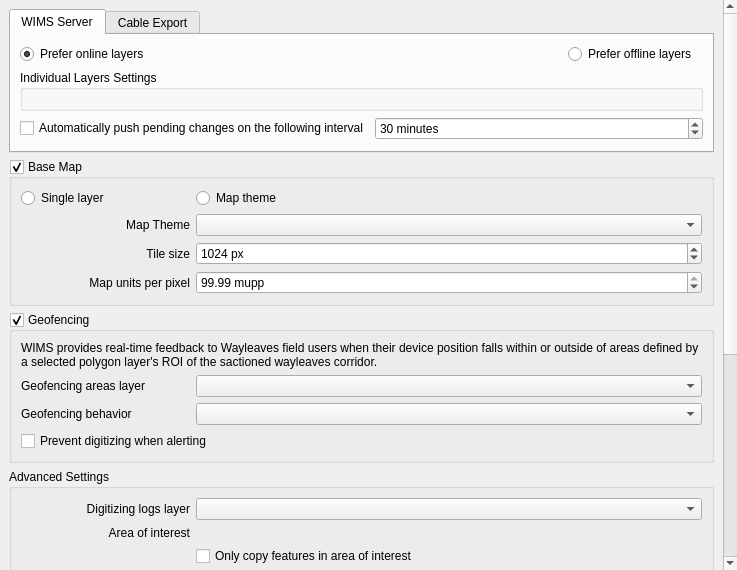
<?xml version="1.0" encoding="UTF-8"?>
<ui version="4.0">
 <class>WIMS</class>
 <widget class="QWidget" name="WIMS">
  <property name="geometry">
   <rect>
    <x>0</x>
    <y>0</y>
    <width>737</width>
    <height>570</height>
   </rect>
  </property>
  <property name="sizePolicy">
   <sizepolicy hsizetype="Preferred" vsizetype="Minimum">
    <horstretch>0</horstretch>
    <verstretch>0</verstretch>
   </sizepolicy>
  </property>
  <property name="windowTitle">
   <string>Configure Project for WIMS Synchronisation</string>
  </property>
  <layout class="QVBoxLayout" name="verticalLayout">
   <property name="leftMargin">
    <number>0</number>
   </property>
   <property name="topMargin">
    <number>0</number>
   </property>
   <property name="rightMargin">
    <number>0</number>
   </property>
   <property name="bottomMargin">
    <number>0</number>
   </property>
   <item>
    <widget class="QScrollArea" name="scrollArea">
     <property name="frameShape">
      <enum>QFrame::NoFrame</enum>
     </property>
     <property name="widgetResizable">
      <bool>true</bool>
     </property>
     <widget class="QWidget" name="scrollAreaWidgetContents">
      <property name="geometry">
       <rect>
        <x>0</x>
        <y>0</y>
        <width>723</width>
        <height>960</height>
       </rect>
      </property>
      <layout class="QVBoxLayout" name="verticalLayout">
       <item>
        <widget class="QTabWidget" name="exportTypeTabs">
         <property name="sizePolicy">
          <sizepolicy hsizetype="Expanding" vsizetype="Minimum">
           <horstretch>0</horstretch>
           <verstretch>0</verstretch>
          </sizepolicy>
         </property>
         <property name="currentIndex">
          <number>0</number>
         </property>
         <widget class="QWidget" name="cloudExportTab">
          <property name="sizePolicy">
           <sizepolicy hsizetype="Preferred" vsizetype="Maximum">
            <horstretch>0</horstretch>
            <verstretch>0</verstretch>
           </sizepolicy>
          </property>
          <attribute name="title">
           <string>WIMS Server</string>
          </attribute>
          <layout class="QGridLayout" name="gridLayout_2" columnstretch="1,0,0">
           <item row="0" column="0">
            <widget class="QRadioButton" name="preferOnlineLayersRadioButton">
             <property name="text">
              <string>Prefer online layers</string>
             </property>
             <property name="checked">
              <bool>true</bool>
             </property>
            </widget>
           </item>
           <item row="3" column="0" colspan="3">
            <widget class="QgsCollapsibleGroupBox" name="cloudAdvancedSettings">
             <property name="title">
              <string>Individual Layers Settings</string>
             </property>
             <property name="collapsed">
              <bool>true</bool>
             </property>
             <property name="saveCheckedState">
              <bool>true</bool>
             </property>
             <layout class="QVBoxLayout" name="verticalLayout_4"/>
            </widget>
           </item>
           <item row="0" column="1">
            <widget class="QRadioButton" name="preferOfflineLayersRadioButton">
             <property name="text">
              <string>Prefer offline layers</string>
             </property>
            </widget>
           </item>
           <item row="4" column="0" colspan="3">
            <layout class="QHBoxLayout" name="horizontalLayout">
             <item>
              <widget class="QCheckBox" name="forceAutoPush">
               <property name="sizePolicy">
                <sizepolicy hsizetype="Fixed" vsizetype="Fixed">
                 <horstretch>0</horstretch>
                 <verstretch>0</verstretch>
                </sizepolicy>
               </property>
               <property name="text">
                <string>Automatically push pending changes on the following interval</string>
               </property>
              </widget>
             </item>
             <item>
              <widget class="QgsSpinBox" name="forceAutoPushInterval">
               <property name="sizePolicy">
                <sizepolicy hsizetype="Expanding" vsizetype="Fixed">
                 <horstretch>1</horstretch>
                 <verstretch>0</verstretch>
                </sizepolicy>
               </property>
               <property name="suffix">
                <string> minutes</string>
               </property>
               <property name="minimum">
                <number>1</number>
               </property>
               <property name="maximum">
                <number>2880</number>
               </property>
               <property name="value">
                <number>30</number>
               </property>
               <property name="showClearButton">
                <bool>true</bool>
               </property>
               <property name="clearValue">
                <bool>true</bool>
               </property>
              </widget>
             </item>
            </layout>
           </item>
           <item row="5" column="0" colspan="3">
            <spacer name="verticalSpacer_2">
             <property name="orientation">
              <enum>Qt::Vertical</enum>
             </property>
             <property name="sizeType">
              <enum>QSizePolicy::MinimumExpanding</enum>
             </property>
             <property name="sizeHint" stdset="0">
              <size>
               <width>20</width>
               <height>0</height>
              </size>
             </property>
            </spacer>
           </item>
          </layout>
         </widget>
         <widget class="QWidget" name="cableExportTab">
          <attribute name="title">
           <string>Cable Export</string>
          </attribute>
          <layout class="QGridLayout" name="gridLayout_6"/>
         </widget>
        </widget>
       </item>
       <item>
        <widget class="QgsCollapsibleGroupBox" name="createBaseMapGroupBox">
         <property name="title">
          <string>Base Map</string>
         </property>
         <property name="checkable">
          <bool>true</bool>
         </property>
         <property name="saveCheckedState">
          <bool>true</bool>
         </property>
         <layout class="QGridLayout" name="gridLayout" columnstretch="1,3">
          <item row="3" column="0">
           <widget class="QLabel" name="mapUnitsPerPixelLabel">
            <property name="text">
             <string>Map units per pixel</string>
            </property>
            <property name="alignment">
             <set>Qt::AlignRight|Qt::AlignTrailing|Qt::AlignVCenter</set>
            </property>
           </widget>
          </item>
          <item row="0" column="0">
           <widget class="QRadioButton" name="singleLayerRadioButton">
            <property name="text">
             <string>Single layer</string>
            </property>
            <attribute name="buttonGroup">
             <string notr="true">buttonGroup</string>
            </attribute>
           </widget>
          </item>
          <item row="1" column="0" colspan="2">
           <widget class="QStackedWidget" name="baseMapTypeStack">
            <property name="sizePolicy">
             <sizepolicy hsizetype="Preferred" vsizetype="Fixed">
              <horstretch>0</horstretch>
              <verstretch>0</verstretch>
             </sizepolicy>
            </property>
            <property name="inputMethodHints">
             <set>Qt::ImhDialableCharactersOnly</set>
            </property>
            <widget class="QWidget" name="mapThemePage">
             <property name="sizePolicy">
              <sizepolicy hsizetype="Expanding" vsizetype="Fixed">
               <horstretch>0</horstretch>
               <verstretch>0</verstretch>
              </sizepolicy>
             </property>
             <layout class="QGridLayout" name="gridLayout_4" columnstretch="1,3">
              <property name="leftMargin">
               <number>0</number>
              </property>
              <property name="topMargin">
               <number>0</number>
              </property>
              <property name="rightMargin">
               <number>0</number>
              </property>
              <property name="bottomMargin">
               <number>0</number>
              </property>
              <item row="0" column="0">
               <widget class="QLabel" name="label">
                <property name="text">
                 <string>Map Theme</string>
                </property>
                <property name="alignment">
                 <set>Qt::AlignRight|Qt::AlignTrailing|Qt::AlignVCenter</set>
                </property>
               </widget>
              </item>
              <item row="0" column="1">
               <widget class="QComboBox" name="mapThemeComboBox"/>
              </item>
             </layout>
            </widget>
            <widget class="QWidget" name="singleLayerPage">
             <property name="sizePolicy">
              <sizepolicy hsizetype="Expanding" vsizetype="Fixed">
               <horstretch>0</horstretch>
               <verstretch>0</verstretch>
              </sizepolicy>
             </property>
             <layout class="QGridLayout" name="gridLayout_5" columnstretch="1,3">
              <property name="leftMargin">
               <number>0</number>
              </property>
              <property name="topMargin">
               <number>0</number>
              </property>
              <property name="rightMargin">
               <number>0</number>
              </property>
              <property name="bottomMargin">
               <number>0</number>
              </property>
              <item row="0" column="0">
               <widget class="QLabel" name="label_2">
                <property name="text">
                 <string>Layer</string>
                </property>
                <property name="alignment">
                 <set>Qt::AlignRight|Qt::AlignTrailing|Qt::AlignVCenter</set>
                </property>
               </widget>
              </item>
              <item row="0" column="1">
               <widget class="QgsMapLayerComboBox" name="layerComboBox"/>
              </item>
             </layout>
            </widget>
           </widget>
          </item>
          <item row="2" column="1">
           <widget class="QgsSpinBox" name="tileSize">
            <property name="sizePolicy">
             <sizepolicy hsizetype="Expanding" vsizetype="Fixed">
              <horstretch>0</horstretch>
              <verstretch>0</verstretch>
             </sizepolicy>
            </property>
            <property name="toolTip">
             <string>Rendering will happen in tiles. This number determines the width and height (in pixels) that will be rendered per tile.</string>
            </property>
            <property name="suffix">
             <string> px</string>
            </property>
            <property name="minimum">
             <number>1</number>
            </property>
            <property name="maximum">
             <number>10240</number>
            </property>
            <property name="value">
             <number>1024</number>
            </property>
           </widget>
          </item>
          <item row="3" column="1">
           <widget class="QgsDoubleSpinBox" name="mapUnitsPerPixel">
            <property name="sizePolicy">
             <sizepolicy hsizetype="Expanding" vsizetype="Fixed">
              <horstretch>0</horstretch>
              <verstretch>0</verstretch>
             </sizepolicy>
            </property>
            <property name="toolTip">
             <string>This determines the spatial resolution of the resulting map image. It depends on the CRS of the map canvas. For map units in [m], a value of 1 means each pixel covers an area of 1x1 m, a value of 1000 means 1 pixel per square kilometer.</string>
            </property>
            <property name="suffix">
             <string> mupp</string>
            </property>
            <property name="value">
             <double>99.989999999999995</double>
            </property>
           </widget>
          </item>
          <item row="0" column="1">
           <widget class="QRadioButton" name="mapThemeRadioButton">
            <property name="text">
             <string>Map theme</string>
            </property>
            <attribute name="buttonGroup">
             <string notr="true">buttonGroup</string>
            </attribute>
           </widget>
          </item>
          <item row="2" column="0">
           <widget class="QLabel" name="tileSizeLabel">
            <property name="text">
             <string>Tile size</string>
            </property>
            <property name="alignment">
             <set>Qt::AlignRight|Qt::AlignTrailing|Qt::AlignVCenter</set>
            </property>
           </widget>
          </item>
         </layout>
        </widget>
       </item>
       <item>
        <widget class="QgsCollapsibleGroupBox" name="geofencingGroupBox">
         <property name="title">
          <string>Geofencing</string>
         </property>
         <property name="checkable">
          <bool>true</bool>
         </property>
         <layout class="QGridLayout" name="geofencingGridLayout" columnstretch="1,3">
          <item row="0" column="0" colspan="2">
           <widget class="QLabel" name="geofencingIntroductionLabel">
            <property name="text">
             <string>WIMS provides real-time feedback to Wayleaves field users when their device position falls within or outside of areas defined by a selected polygon layer's ROI of the sactioned wayleaves corridor.</string>
            </property>
            <property name="wordWrap">
             <bool>true</bool>
            </property>
           </widget>
          </item>
          <item row="1" column="0">
           <widget class="QLabel" name="geofencingLayerLabel">
            <property name="text">
             <string>Geofencing areas layer</string>
            </property>
           </widget>
          </item>
          <item row="1" column="1">
           <widget class="QgsMapLayerComboBox" name="geofencingLayerComboBox"/>
          </item>
          <item row="2" column="0">
           <widget class="QLabel" name="geofencingBehaviorLabel">
            <property name="text">
             <string>Geofencing behavior</string>
            </property>
           </widget>
          </item>
          <item row="2" column="1">
           <widget class="QComboBox" name="geofencingBehaviorComboBox"/>
          </item>
          <item row="3" column="0" colspan="2">
           <widget class="QCheckBox" name="geofencingShouldPreventDigitizingCheckBox">
            <property name="text">
             <string>Prevent digitizing when alerting</string>
            </property>
           </widget>
          </item>
         </layout>
        </widget>
       </item>
       <item>
        <widget class="QgsCollapsibleGroupBox" name="advancedSettingsGroupBox">
         <property name="title">
          <string>Advanced Settings</string>
         </property>
         <property name="checkable">
          <bool>false</bool>
         </property>
         <property name="collapsed">
          <bool>false</bool>
         </property>
         <property name="saveCollapsedState">
          <bool>true</bool>
         </property>
         <layout class="QGridLayout" name="gridLayout_8" columnstretch="1,3">
          <item row="5" column="0" colspan="2">
           <widget class="QgsCollapsibleGroupBox" name="mapThemesGroupBox">
            <property name="title">
             <string>Map Themes Configuration</string>
            </property>
            <property name="checkable">
             <bool>false</bool>
            </property>
            <property name="collapsed">
             <bool>false</bool>
            </property>
            <property name="saveCollapsedState">
             <bool>true</bool>
            </property>
            <layout class="QVBoxLayout" name="verticalLayout_8"/>
           </widget>
          </item>
          <item row="4" column="0">
           <widget class="QLabel" name="attachmentDirsLabel">
            <property name="toolTip">
             <string>A list of directories and files to be treated as attachments. Usually the directories that store images and/or SVG are here.</string>
            </property>
            <property name="text">
             <string>Attachment directories</string>
            </property>
            <property name="alignment">
             <set>Qt::AlignRight|Qt::AlignTrailing|Qt::AlignVCenter</set>
            </property>
           </widget>
          </item>
          <item row="4" column="1">
           <widget class="QListWidget" name="attachmentDirsListWidget"/>
          </item>
          <item row="0" column="0">
           <widget class="QLabel" name="labelDigitizingLogsLayer">
            <property name="text">
             <string>Digitizing logs layer</string>
            </property>
            <property name="alignment">
             <set>Qt::AlignRight|Qt::AlignTrailing|Qt::AlignVCenter</set>
            </property>
           </widget>
          </item>
          <item row="2" column="1">
           <widget class="QCheckBox" name="onlyOfflineCopyFeaturesInAoi">
            <property name="text">
             <string>Only copy features in area of interest</string>
            </property>
           </widget>
          </item>
          <item row="3" column="1">
           <widget class="QgsSpinBox" name="maximumImageWidthHeight">
            <property name="sizePolicy">
             <sizepolicy hsizetype="Expanding" vsizetype="Fixed">
              <horstretch>0</horstretch>
              <verstretch>0</verstretch>
             </sizepolicy>
            </property>
            <property name="toolTip">
             <string>This number sets the maximum allowed width or height (in pixels) of an image attached to feature forms.</string>
            </property>
            <property name="suffix">
             <string> px</string>
            </property>
            <property name="minimum">
             <number>0</number>
            </property>
            <property name="maximum">
             <number>99999999</number>
            </property>
            <property name="value">
             <number>0</number>
            </property>
            <property name="showClearButton">
             <bool>true</bool>
            </property>
            <property name="clearValue">
             <bool>false</bool>
            </property>
           </widget>
          </item>
          <item row="3" column="0">
           <widget class="QLabel" name="maximumImageWidthHeightLabel">
            <property name="text">
             <string>Max. image attachment
(width or height)</string>
            </property>
            <property name="alignment">
             <set>Qt::AlignRight|Qt::AlignTrailing|Qt::AlignVCenter</set>
            </property>
           </widget>
          </item>
          <item row="1" column="0">
           <widget class="QLabel" name="areaOfInterestLabel">
            <property name="text">
             <string>Area of interest</string>
            </property>
            <property name="alignment">
             <set>Qt::AlignRight|Qt::AlignTrailing|Qt::AlignVCenter</set>
            </property>
           </widget>
          </item>
          <item row="0" column="1">
           <widget class="QgsMapLayerComboBox" name="digitizingLogsLayerComboBox"/>
          </item>
         </layout>
        </widget>
       </item>
       <item>
        <spacer name="verticalSpacer">
         <property name="orientation">
          <enum>Qt::Vertical</enum>
         </property>
         <property name="sizeHint" stdset="0">
          <size>
           <width>20</width>
           <height>40</height>
          </size>
         </property>
        </spacer>
       </item>
      </layout>
     </widget>
    </widget>
   </item>
  </layout>
 </widget>
 <customwidgets>
  <customwidget>
   <class>QgsCollapsibleGroupBox</class>
   <extends>QGroupBox</extends>
   <header>qgscollapsiblegroupbox.h</header>
   <container>1</container>
  </customwidget>
  <customwidget>
   <class>QgsDoubleSpinBox</class>
   <extends>QDoubleSpinBox</extends>
   <header>qgsdoublespinbox.h</header>
  </customwidget>
  <customwidget>
   <class>QgsMapLayerComboBox</class>
   <extends>QComboBox</extends>
   <header>qgsmaplayercombobox.h</header>
  </customwidget>
  <customwidget>
   <class>QgsSpinBox</class>
   <extends>QSpinBox</extends>
   <header>qgsspinbox.h</header>
  </customwidget>
 </customwidgets>
 <resources/>
 <connections/>
 <buttongroups>
  <buttongroup name="buttonGroup"/>
 </buttongroups>
</ui>
